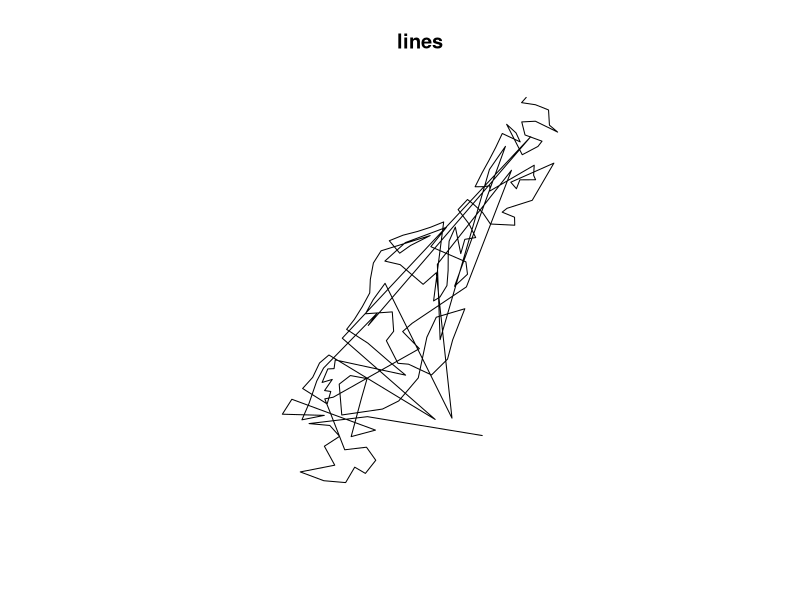

Reproduce this figure in R.
library(sp)
data(meuse)
coordinates(meuse) <- c("x", "y")
cc <- coordinates(meuse)
m.sl <- SpatialLines(list(Lines(list(Line(cc)), "1")))
plot(m.sl)
title("lines")
